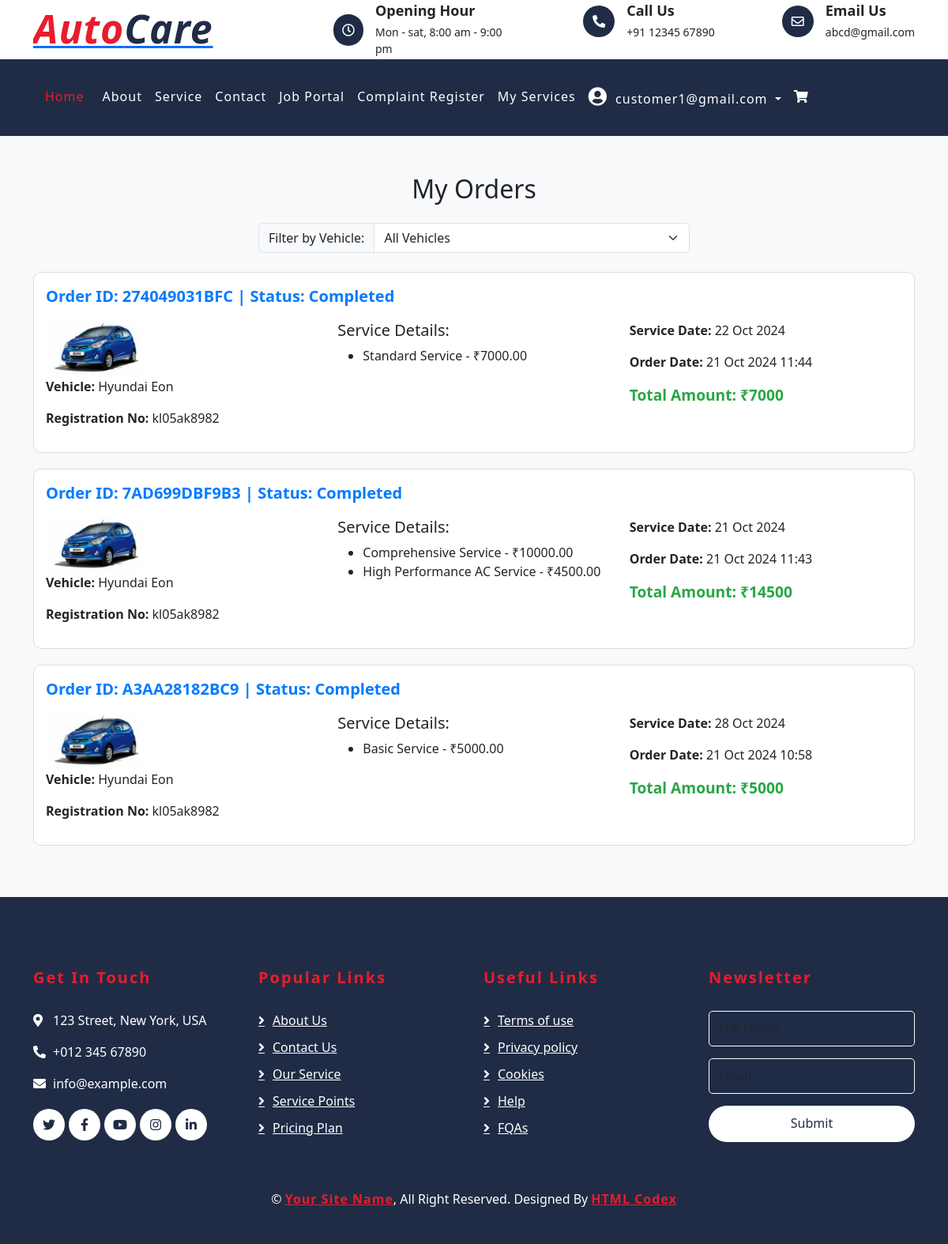
Page /my-orders/ (signed in) on the committed database.
### autocareweb/models.py (models this page shows, shortened)
class CustomUser(AbstractBaseUser, PermissionsMixin):
    email = models.EmailField(unique=True)
    role = models.CharField(max_length=20, choices=UserRole.choices, default=UserRole.CUSTOMER)
    is_active = models.BooleanField(default=True)
    is_staff = models.BooleanField(default=False)
    objects = CustomUserManager()
    USERNAME_FIELD = 'email'
    REQUIRED_FIELDS = []

class Order(models.Model):
    ORDER_STATUS = [
        ('pending', 'Work in Progress'),
        ('completed', 'Completed'),
        ('confirmed', 'Order Confirmed'),
    ]
    user = models.ForeignKey(CustomUser, on_delete=models.CASCADE)
    vehicle = models.ForeignKey(Vehicle, on_delete=models.CASCADE)
    order_id = models.CharField(max_length=20, unique=True)
    order_date = models.DateTimeField(default=timezone.now)
    service_date = models.DateField(null=True, blank=True)
    status = models.CharField(max_length=10, choices=ORDER_STATUS, default='confirmed')
    allocated_slot = models.ForeignKey(Slot, null=True, blank=True, on_delete=models.SET_NULL)  # ForeignKey to Slot model

class Vehicle(models.Model):
    user = models.ForeignKey(CustomUser, on_delete=models.CASCADE)
    vehicle_model = models.ForeignKey(VehicleModel, on_delete=models.CASCADE)
    registration_number = models.CharField(max_length=20, unique=True)

class VehicleModel(models.Model):
    make = models.ForeignKey(VehicleMake, on_delete=models.CASCADE)
    model_name = models.CharField(max_length=100)
    year = models.IntegerField()
    image = models.ImageField(upload_to='vehicle_model_images/', blank=True, null=True)
    vehicle_type = models.CharField(max_length=10, choices=VEHICLE_TYPE_CHOICES)

class VehicleMake(models.Model):
    name = models.CharField(max_length=100)
    image = models.ImageField(upload_to='vehicle_make_images/', blank=True, null=True)

class OrderService(models.Model):
    order = models.ForeignKey(Order, related_name='services', on_delete=models.CASCADE)  # The order this service belongs to
    service_type = models.ForeignKey(ServiceType, on_delete=models.CASCADE)  # The service being ordered
    price = models.DecimalField(max_digits=10, decimal_places=2)  # The price of the service

class ServiceType(models.Model):
    name = models.CharField(max_length=100)
    category = models.ForeignKey(ServiceCategory, related_name='service_types', on_delete=models.CASCADE)
    image = models.ImageField(upload_to='service_type_images/', blank=True, null=True)
    description = models.TextField()
    service_time= models.IntegerField(default=60)

### autocareweb/views.py (the view)
@login_required(login_url='customerLogin')
def my_orders(request):
    user = request.user
    vehicles = Vehicle.objects.filter(user=user)
    selected_vehicle_id = request.GET.get('vehicle_id')
    orders = Order.objects.none()
    if selected_vehicle_id:
        orders = Order.objects.filter(user=user, vehicle_id=selected_vehicle_id).order_by('-order_date')
    else:
        orders = Order.objects.filter(user=user).order_by('-order_date')
    for order in orders:
        total_price = order.services.aggregate(total=Sum('price'))['total'] or 0.00
        order.total_price = total_price
    context = {
        'orders': orders,
        'vehicles': vehicles,
        'selected_vehicle_id': selected_vehicle_id,  # Pass the selected vehicle ID to the template
    }
    return render(request, 'my_order.html', context)

### templates/my_order.html (shortened to what this page needs)
{% extends 'partials/base.html' %}
{%block content%}
{% load static %}
<!DOCTYPE html>
<html lang="en">
<head>
    <link href="https://cdn.jsdelivr.net/npm/bootstrap@5.3.0/dist/css/bootstrap.min.css" rel="stylesheet">
</head>
<body>
    <div class="container mt-5">
        <h2 class="text-center mb-4">My Orders</h2>
<div class="row mb-4">
    <div class="col-md-6 offset-md-3">
        <form method="GET" action="{% url 'my_orders' %}">
            <div class="input-group">
                <label class="input-group-text" for="vehicle-select">Filter by Vehicle:</label>
                <select class="form-select" id="vehicle-select" name="vehicle_id" onchange="this.form.submit()">
                    <option value="">All Vehicles</option>
                </select>
            </div>
        </form>
    </div>
</div>
        <div class="row">
            {% if orders %}
                {% for order in orders %}
                <div class="col-md-12">
                    <div class="order-card">
                        <div class="order-header">
                            Order ID: {{ order.order_id }} | Status: <span class="order-status">{{ order.get_status_display }}</span>
                        </div>
                        <div class="row mt-3">
                            <div class="col-md-4 vehicle-info">
                                <img src="{{ order.vehicle.vehicle_model.image.url }}" alt="Vehicle Image">
                                <p><strong>Vehicle:</strong> {{ order.vehicle.vehicle_model.make.name }} {{ order.vehicle.vehicle_model.model_name }}</p>
                                <p><strong>Registration No:</strong> {{ order.vehicle.registration_number }}</p>
                            </div>
                            <div class="col-md-4">
                                <h5>Service Details:</h5>
                                    <ul>
                                        {% for service in order.services.all %}
                                            <li>{{ service.service_type.name }} - ₹{{ service.price }}</li>
                                        {% endfor %}
                                    </ul>
                            </div>
                            <div class="col-md-4">
                                <p><strong>Service Date:</strong> {{ order.service_date|date:"d M Y" }}</p>
                                <p><strong>Order Date:</strong> {{ order.order_date|date:"d M Y H:i" }}</p>
                                <p class="total-amount">Total Amount: ₹{{ order.total_price }}</p>
                            </div>
                        </div>
                    </div>
                </div>
                {% endfor %}
            {% else %}
                <div class="alert alert-info text-center" role="alert">
                    You have no orders yet.
                </div>
            {% endif %}
        </div>
    </div>
</body>
</html>
{%endblock%}

### templates/partials/base.html (shortened to what this page needs)
{% load static %}
{% load custom_tags %}
<!DOCTYPE html>
<html lang="en">
    <head>
        <link href="https://stackpath.bootstrapcdn.com/bootstrap/4.4.1/css/bootstrap.min.css" rel="stylesheet">
        <link href="https://cdnjs.cloudflare.com/ajax/libs/font-awesome/5.10.0/css/all.min.css" rel="stylesheet">
        <link href="https://cdnjs.cloudflare.com/ajax/libs/font-awesome/5.15.4/css/all.min.css" rel="stylesheet">
        <link href="{% static 'lib/flaticon/font/flaticon.css' %}" rel="stylesheet">
        <link href="{% static 'lib/animate/animate.min.css' %}" rel="stylesheet">
        <link href="{% static 'lib/owlcarousel/assets/owl.carousel.min.css' %}" rel="stylesheet">
        <link href="{% static 'css/style.css' %}" rel="stylesheet">
    </head>
    <body>
        <div class="top-bar">
            <div class="container">
                <div class="row align-items-center">
                    <div class="col-lg-4 col-md-12">
                        <div class="logo">
                            <a href="index.html">
                                <h1>Auto<span>Care</span></h1>
                            </a>
                        </div>
                    </div>
                    <div class="col-lg-8 col-md-7 d-none d-lg-block">
                        <div class="row">
                            <div class="col-4">
                                <div class="top-bar-item">
                                    <div class="top-bar-icon">
                                        <i class="far fa-clock"></i>
                                    </div>
                                    <div class="top-bar-text">
                                        <h3>Opening Hour</h3>
                                        <p>Mon - sat, 8:00 am - 9:00 pm</p>
                                    </div>
                                </div>
                            </div>
                            <div class="col-4">
                                <div class="top-bar-item">
                                    <div class="top-bar-icon">
                                        <i class="fa fa-phone-alt"></i>
                                    </div>
                                    <div class="top-bar-text">
                                        <h3>Call Us</h3>
                                        <p>+91 12345 67890</p>
                                    </div>
                                </div>
                            </div>
                            <div class="col-4">
                                <div class="top-bar-item">
                                    <div class="top-bar-icon">
                                        <i class="far fa-envelope"></i>
                                    </div>
                                    <div class="top-bar-text">
                                        <h3>Email Us</h3>
                                        <p>abcd@gmail.com</p>
                                    </div>
                                </div>
                            </div>
                        </div>
                    </div>
                </div>
            </div>
        </div>
        <div class="nav-bar">
            <div class="container">
                <nav class="navbar navbar-expand-lg bg-dark navbar-dark">
                    <div class="collapse navbar-collapse justify-content-between" id="navbarCollapse">
                        <div class="navbar-nav mr-auto">
                            <a href="{%url 'home'%}" class="nav-item nav-link active">Home</a>
                            <a href="{%url 'about'%}" class="nav-item nav-link">About</a>
                            <a href="{%url 'customer_service_category'%}" class="nav-item nav-link">Service</a>
                            <a href="{%url 'contact'%}" class="nav-item nav-link">Contact</a>
                            <a href="{%url 'job_list'%}" class="nav-item nav-link">Job Portal</a>
                            <a href="{%url 'submit_complaint'%}" class="nav-item nav-link">Complaint Register</a>
                            <a href="{%url 'my_orders'%}" class="nav-item nav-link">My Services</a>
                            <div class="navbar-nav ml-auto">
                                {% if user.is_authenticated %}
                                    <div class="nav-item dropdown">
                                        <a href="#" class="nav-link dropdown-toggle" data-toggle="dropdown">
                                            <i class="fas fa-user-circle" style="font-size: 24px; margin-right: 5px;"></i> {{ request.user.email }}
                                        </a>
                                    </div>
                                {% else %}
                                    <a href="{% url 'customerLogin' %}" class="nav-item nav-link">
                                        <i class="fas fa-sign-in-alt"></i> Login
                                    </a>
                                {% endif %}
                            </div>
                            <a href="{% url 'view_cart' %}" class="nav-item nav-link">
                                <i class="fas fa-shopping-cart"></i>
                            </a>
                        </div>
                    </div>
                </nav>
            </div>
        </div>
        {% block content %}
        {% endblock %}
        <div class="footer">
            <div class="container">
                <div class="row">
                    <div class="col-lg-3 col-md-6">
                        <div class="footer-contact">
                            <h2>Get In Touch</h2>
                            <p><i class="fa fa-map-marker-alt"></i>123 Street, New York, USA</p>
                            <p><i class="fa fa-phone-alt"></i>+012 345 67890</p>
                            <p><i class="fa fa-envelope"></i>info@example.com</p>
                            <div class="footer-social">
                                <a class="btn" href=""><i class="fab fa-twitter"></i></a>
                                <a class="btn" href=""><i class="fab fa-facebook-f"></i></a>
                                <a class="btn" href=""><i class="fab fa-youtube"></i></a>
                                <a class="btn" href=""><i class="fab fa-instagram"></i></a>
                                <a class="btn" href=""><i class="fab fa-linkedin-in"></i></a>
                            </div>
                        </div>
                    </div>
                    <div class="col-lg-3 col-md-6">
                        <div class="footer-link">
                            <h2>Popular Links</h2>
                            <a href="">About Us</a>
                            <a href="">Contact Us</a>
                            <a href="">Our Service</a>
                            <a href="">Service Points</a>
                            <a href="">Pricing Plan</a>
                        </div>
                    </div>
                    <div class="col-lg-3 col-md-6">
                        <div class="footer-link">
                            <h2>Useful Links</h2>
                            <a href="">Terms of use</a>
                            <a href="">Privacy policy</a>
                            <a href="">Cookies</a>
                            <a href="">Help</a>
                            <a href="">FQAs</a>
                        </div>
                    </div>
                    <div class="col-lg-3 col-md-6">
                        <div class="footer-newsletter">
                            <h2>Newsletter</h2>
                            <form>
                                <input class="form-control" placeholder="Full Name">
                                <input class="form-control" placeholder="Email">
                                <button class="btn btn-custom">Submit</button>
                            </form>
                        </div>
                    </div>
                </div>
            </div>
            <div class="container copyright">
                <p>&copy; <a href="#">Your Site Name</a>, All Right Reserved. Designed By <a href="https://htmlcodex.com">HTML Codex</a></p>
            </div>
        </div>
    </body>
</html>

### rows in the picture
CustomUser: user.email "customer1@gmail.com"
Order: order_id "274049031BFC", status "Completed", vehicle.vehicle_model.image (picture), vehicle.vehicle_model.make.name "Hyundai", vehicle.vehicle_model.model_name "Eon", vehicle.registration_number "kl05ak8982", service_date "22 Oct 2024", order_date "21 Oct 2024 11:44", total_price "7000"
OrderService: service_type.name "Standard Service", price "7000.00"
Order: order_id "7AD699DBF9B3", status "Completed", vehicle.vehicle_model.image (picture), vehicle.vehicle_model.make.name "Hyundai", vehicle.vehicle_model.model_name "Eon", vehicle.registration_number "kl05ak8982", service_date "21 Oct 2024", order_date "21 Oct 2024 11:43", total_price "14500"
OrderService: service_type.name "Comprehensive Service", price "10000.00"
OrderService: service_type.name "High Performance AC Service", price "4500.00"
Order: order_id "A3AA28182BC9", status "Completed", vehicle.vehicle_model.image (picture), vehicle.vehicle_model.make.name "Hyundai", vehicle.vehicle_model.model_name "Eon", vehicle.registration_number "kl05ak8982", service_date "28 Oct 2024", order_date "21 Oct 2024 10:58", total_price "5000"
OrderService: service_type.name "Basic Service", price "5000.00"
